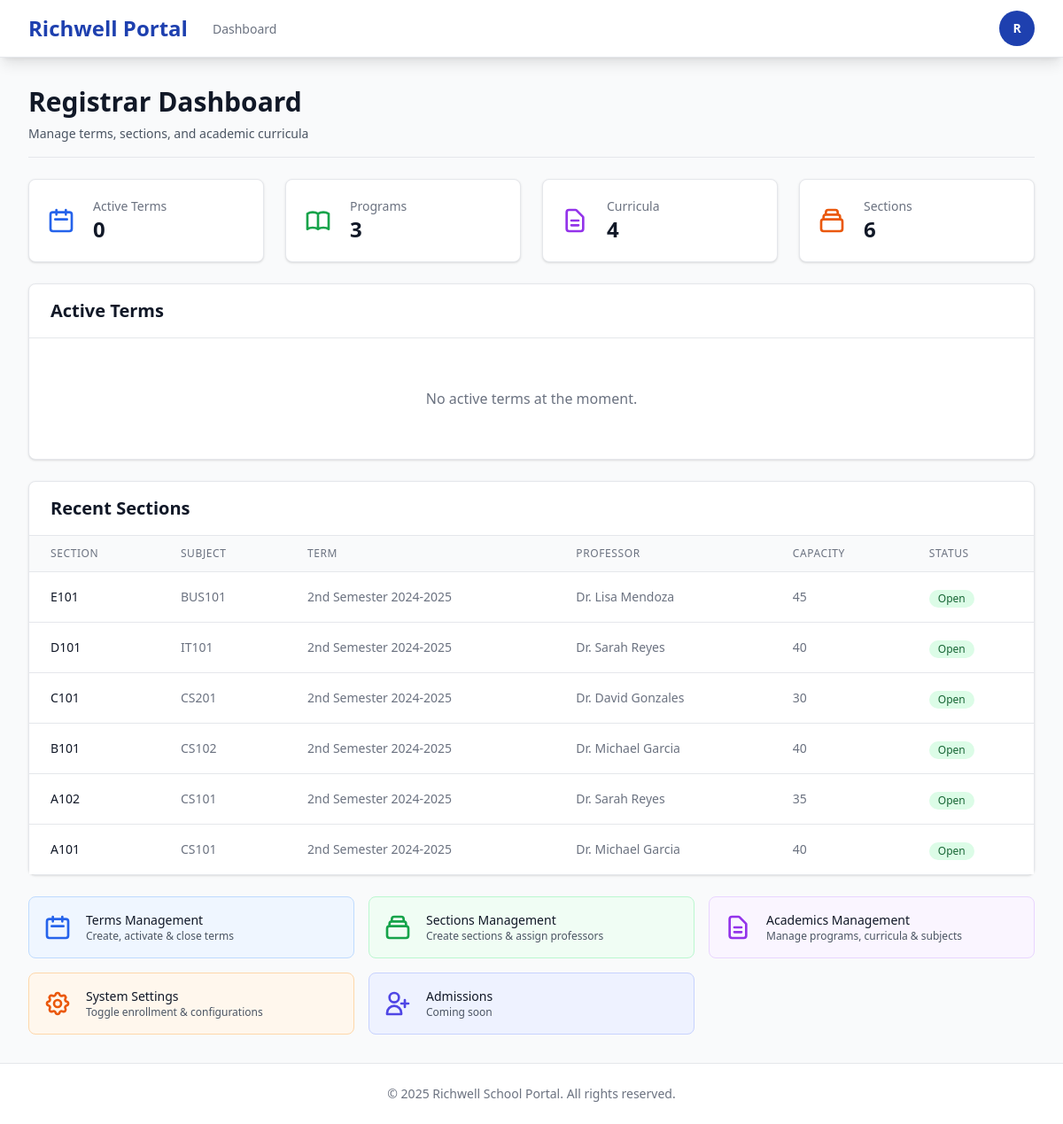
The page /dashboard/registrar/ (signed in) on the database as committed earlier.
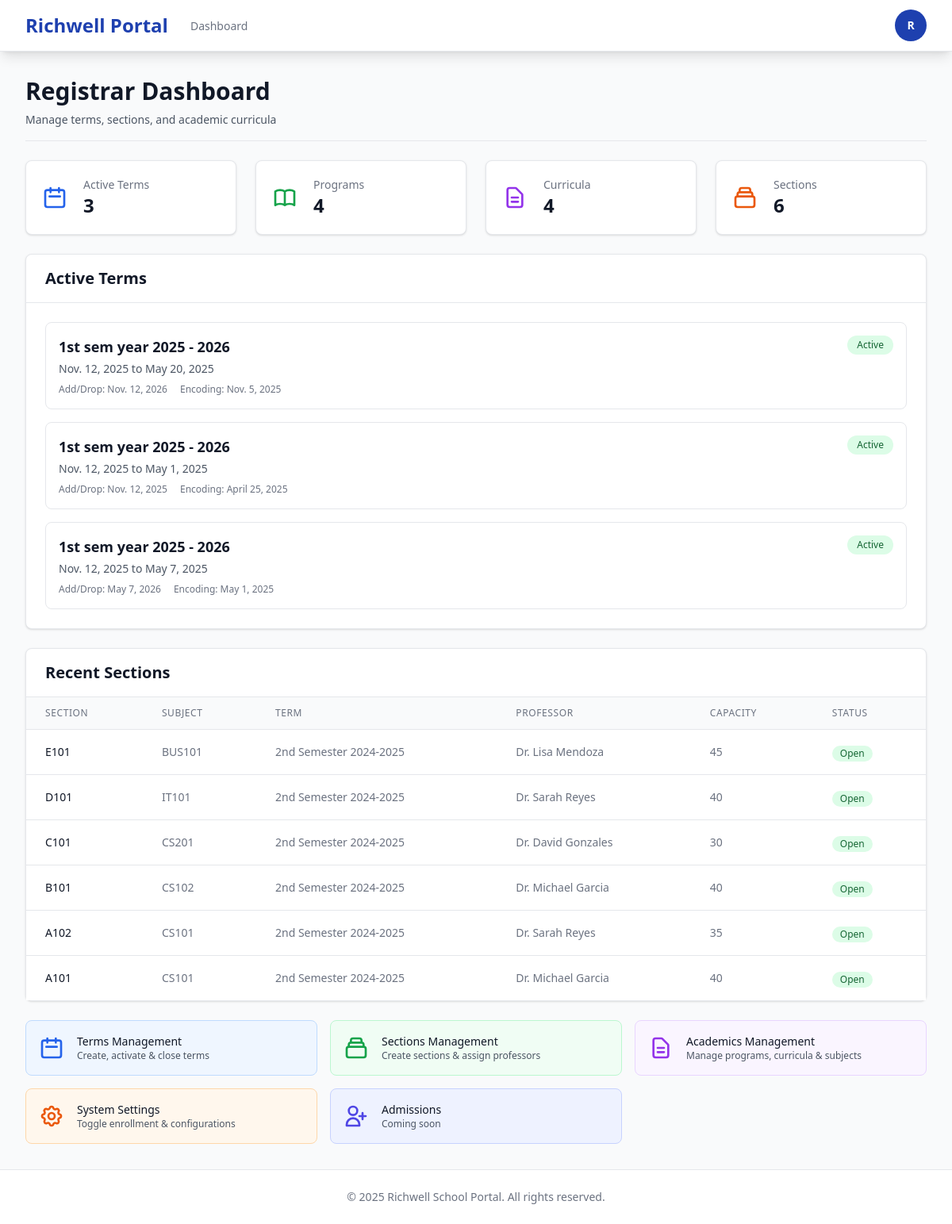
The same page on the database as committed later.
### enrollment/models.py (models this page shows, shortened)
class Section(models.Model):
    STATUS_CHOICES = [('open', 'Open'), ('full', 'Full'), ('closed', 'Closed')]
    subjects = models.ManyToManyField(Subject, related_name='sections')
    term = models.ForeignKey(Term, on_delete=models.CASCADE)
    professors = models.ManyToManyField(User, related_name='sections_taught', limit_choices_to={'role': 'professor'})
    section_code = models.CharField(max_length=20)
    capacity = models.PositiveIntegerField(default=40)
    status = models.CharField(max_length=10, choices=STATUS_CHOICES, default='open')
    created_at = models.DateTimeField(auto_now_add=True)
    class Meta:
        unique_together = ('term', 'section_code')
    def get_subjects_display(self):
        return ', '.join([s.code for s in self.subjects.all()])
    def get_professors_display(self):
        return ', '.join([p.get_full_name() for p in self.professors.all()])

class Term(models.Model):
    LEVEL_CHOICES = [
        ('SHS', 'Senior High School'),
        ('Bachelor', 'Bachelor'),
        ('Masteral', 'Masteral'),
    ]
    name = models.CharField(max_length=50)
    level = models.CharField(max_length=20, choices=LEVEL_CHOICES, default='Bachelor')
    start_date = models.DateField()
    end_date = models.DateField()
    add_drop_deadline = models.DateField(null=True, blank=True)
    grade_encoding_deadline = models.DateField(null=True, blank=True)
    is_active = models.BooleanField(default=False)
    archived = models.BooleanField(default=False)
    created_at = models.DateTimeField(auto_now_add=True)
    class Meta:
        unique_together = ('name', 'level')

### academics/models.py (models this page shows, shortened)
class Subject(models.Model):
    TYPE_CHOICES = [('major', 'Major'), ('minor', 'Minor')]
    program = models.ForeignKey(Program, on_delete=models.CASCADE)
    code = models.CharField(max_length=50, unique=True)
    title = models.CharField(max_length=255)
    description = models.TextField(blank=True)
    units = models.DecimalField(max_digits=3, decimal_places=1)
    type = models.CharField(max_length=10, choices=TYPE_CHOICES, default='minor')
    recommended_year = models.PositiveIntegerField(null=True, blank=True)
    recommended_sem = models.PositiveIntegerField(null=True, blank=True)
    active = models.BooleanField(default=True)
    archived = models.BooleanField(default=False)
    created_at = models.DateTimeField(auto_now_add=True)

### users/models.py (models this page shows, shortened)
class User(AbstractUser):
    ROLE_CHOICES = [
        ('student', 'Student'),
        ('professor', 'Professor'),
        ('registrar', 'Registrar'),
        ('dean', 'Dean'),
        ('admission', 'Admission'),
        ('admin', 'Admin'),
    ]
    role = models.CharField(max_length=20, choices=ROLE_CHOICES)
    created_at = models.DateTimeField(auto_now_add=True)

### users/views.py (the view)
# urls.py: path('dashboard/registrar/', views.registrar_dashboard, name='registrar_dashboard'),
@role_required('registrar')
def registrar_dashboard(request):
    from enrollment.models import Term, Section
    from academics.models import Program, Curriculum
    context = {
        'active_terms': Term.objects.filter(is_active=True, archived=False),
        'recent_sections': Section.objects.all().order_by('-created_at')[:10],
        'total_programs': Program.objects.count(),
        'total_curricula': Curriculum.objects.filter(active=True).count(),
    }
    return render(request, 'dashboards/registrar_dashboard.html', context)

### templates/dashboards/registrar_dashboard.html (shortened to what the changed rows need)
{% extends 'base.html' %}
{% block content %}
<div class="space-y-6">
    <div class="border-b border-gray-200 pb-4">
        <h1 class="text-3xl font-bold text-gray-900">Registrar Dashboard</h1>
    </div>
    <div class="grid grid-cols-1 md:grid-cols-2 lg:grid-cols-4 gap-6">
        <div class="bg-white overflow-hidden shadow rounded-lg border border-gray-200">
            <div class="p-5">
                <div class="flex items-center">
                    <div class="ml-5 w-0 flex-1">
                        <dl>
                            <dt class="text-sm font-medium text-gray-500 truncate">Active Terms</dt>
                            <dd class="text-2xl font-semibold text-gray-900">{{ active_terms.count }}</dd>
                        </dl>
                    </div>
                </div>
            </div>
        </div>
        <div class="bg-white overflow-hidden shadow rounded-lg border border-gray-200">
            <div class="p-5">
                <div class="flex items-center">
                    <div class="ml-5 w-0 flex-1">
                        <dl>
                            <dt class="text-sm font-medium text-gray-500 truncate">Programs</dt>
                            <dd class="text-2xl font-semibold text-gray-900">{{ total_programs }}</dd>
                        </dl>
                    </div>
                </div>
            </div>
        </div>
    </div>
    <div class="bg-white shadow rounded-lg border border-gray-200">
        <div class="px-6 py-4 border-b border-gray-200">
            <h2 class="text-xl font-semibold text-gray-900">Active Terms</h2>
        </div>
        <div class="p-6">
            {% if active_terms %}
            <div class="space-y-4">
                {% for term in active_terms %}
                <div class="border border-gray-200 rounded-lg p-4 hover:bg-gray-50">
                    <div class="flex justify-between items-start">
                        <div>
                            <h3 class="text-lg font-semibold text-gray-900">{{ term.name }}</h3>
                            <p class="text-sm text-gray-600 mt-1">{{ term.start_date }} to {{ term.end_date }}</p>
                            <div class="mt-2 flex gap-4 text-xs text-gray-500">
                                <span>Add/Drop: {{ term.add_drop_deadline }}</span>
                                <span>Encoding: {{ term.grade_encoding_deadline }}</span>
                            </div>
                        </div>
                        <span class="inline-flex items-center px-3 py-1 rounded-full text-xs font-medium bg-green-100 text-green-800">
                            Active
                        </span>
                    </div>
                </div>
                {% endfor %}
            </div>
            {% else %}
            <p class="text-gray-500 text-center py-8">No active terms at the moment.</p>
            {% endif %}
        </div>
    </div>
    <div class="bg-white shadow rounded-lg border border-gray-200">
        <div class="px-6 py-4 border-b border-gray-200">
            <h2 class="text-xl font-semibold text-gray-900">Recent Sections</h2>
        </div>
        <div class="overflow-x-auto">
            {% if recent_sections %}
            <table class="min-w-full divide-y divide-gray-200">
                <thead class="bg-gray-50">
                    <tr>
                        <th class="px-6 py-3 text-left text-xs font-medium text-gray-500 uppercase tracking-wider">Section</th>
                        <th class="px-6 py-3 text-left text-xs font-medium text-gray-500 uppercase tracking-wider">Subject</th>
                        <th class="px-6 py-3 text-left text-xs font-medium text-gray-500 uppercase tracking-wider">Term</th>
                        <th class="px-6 py-3 text-left text-xs font-medium text-gray-500 uppercase tracking-wider">Professor</th>
                        <th class="px-6 py-3 text-left text-xs font-medium text-gray-500 uppercase tracking-wider">Capacity</th>
                        <th class="px-6 py-3 text-left text-xs font-medium text-gray-500 uppercase tracking-wider">Status</th>
                    </tr>
                </thead>
                <tbody class="bg-white divide-y divide-gray-200">
                    {% for section in recent_sections %}
                    <tr class="hover:bg-gray-50">
                        <td class="px-6 py-4 whitespace-nowrap text-sm font-medium text-gray-900">{{ section.section_code }}</td>
                        <td class="px-6 py-4 whitespace-nowrap text-sm text-gray-500">{{ section.get_subjects_display }}</td>
                        <td class="px-6 py-4 whitespace-nowrap text-sm text-gray-500">{{ section.term.name }}</td>
                        <td class="px-6 py-4 whitespace-nowrap text-sm text-gray-500">{{ section.get_professors_display }}</td>
                        <td class="px-6 py-4 whitespace-nowrap text-sm text-gray-500">{{ section.capacity }}</td>
                        <td class="px-6 py-4 whitespace-nowrap">
                            <span class="inline-flex items-center px-2.5 py-0.5 rounded-full text-xs font-medium
                                {% if section.status == 'open' %}bg-green-100 text-green-800
                                {% elif section.status == 'full' %}bg-yellow-100 text-yellow-800
                                {% else %}bg-red-100 text-red-800{% endif %}">
                                {{ section.status|title }}
                            </span>
                        </td>
                    </tr>
                    {% endfor %}
                </tbody>
            </table>
            {% else %}
            <p class="text-gray-500 text-center py-8">No sections found.</p>
            {% endif %}
        </div>
    </div>
</div>
{% endblock %}

Rows that differ between the two databases and show on the page:
added Term: name "1st sem year 2025 - 2026", start_date "Nov. 12, 2025", end_date "May 20, 2025", add_drop_deadline "Nov. 12, 2026", grade_encoding_deadline "Nov. 5, 2025"
added Term: name "1st sem year 2025 - 2026", start_date "Nov. 12, 2025", end_date "May 1, 2025", add_drop_deadline "Nov. 12, 2025", grade_encoding_deadline "April 25, 2025"
added Term: name "1st sem year 2025 - 2026", start_date "Nov. 12, 2025", end_date "May 7, 2025", add_drop_deadline "May 7, 2026", grade_encoding_deadline "May 1, 2025"
Other text that changed with them:
{{ active_terms.count }}: "0" → "3"
{{ total_programs }}: "3" → "4"
text no longer shown: "No active terms at the moment."
